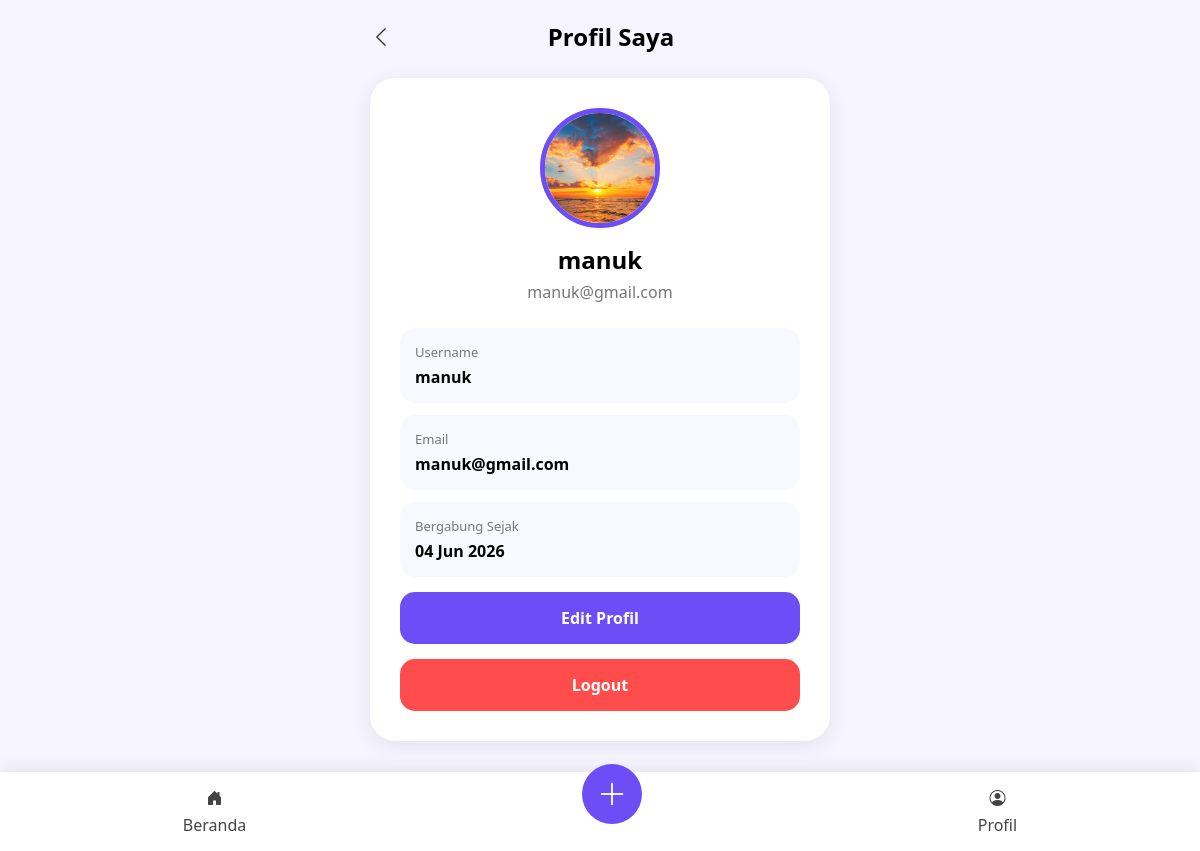
Page /profil.php (signed in) on the committed database.
### tables this page shows
CREATE TABLE `users` (
  `id_user` int NOT NULL,
  `username` varchar(50) NOT NULL,
  `email` varchar(100) NOT NULL,
  `password` varchar(255) NOT NULL,
  `foto_profil` varchar(255) DEFAULT NULL,
  `created_at` timestamp NULL DEFAULT CURRENT_TIMESTAMP
);

### profil.php (the view, shortened to what this page needs)
<?php
include 'config/koneksi.php';
$id_user = $_SESSION['id_user'];
$query = mysqli_query(
    $conn,
    "SELECT * FROM users
    WHERE id_user='$id_user'"
);
$user = mysqli_fetch_assoc($query);
?>
<!DOCTYPE html>
<html>
<head><link rel="stylesheet" href="https://cdn.jsdelivr.net/npm/bootstrap-icons@1.13.1/font/bootstrap-icons.min.css">
</head>
<body>
<div class="container">
<div class="header">
<a href="dashboard.php" class="back">
<i class="bi bi-chevron-left"></i>
</a>
<h2>Profil Saya</h2>
</div>
<div class="profile-card">
<div class="avatar">
<?php if(!empty($user['foto_profil'])){ ?>
<img src="assets/uploads/<?= $user['foto_profil']; ?>">
<?php }else{ ?>
<div class="default-avatar">
👤
</div>
<?php } ?>
</div>
<div class="username">
<?= htmlspecialchars($user['username']); ?>
</div>
<div class="email">
<?= htmlspecialchars($user['email']); ?>
</div>
<div class="info">
<div class="info-item">
<div class="label">Username</div>
<div class="value">
<?= htmlspecialchars($user['username']); ?>
</div>
</div>
<div class="info-item">
<div class="label">Email</div>
<div class="value">
<?= htmlspecialchars($user['email']); ?>
</div>
</div>
<div class="info-item">
<div class="label">Bergabung Sejak</div>
<div class="value">
<?= date('d M Y', strtotime($user['created_at'])); ?>
</div>
</div>
</div>
<a href="edit_profil.php" class="btn btn-edit">
Edit Profil
</a>
<a href="logout.php" class="btn btn-logout">
Logout
</a>
</div>
</div>
<nav class="bottom-nav">
<a href="dashboard.php">
<i class="bi bi-house-door-fill"></i>
<span>Beranda</span>
</a>
<a href="tambah_catatan.php" class="add-btn">
<i class="bi bi-plus-lg"></i>
</a>
<a href=<a href="profil.php">
<i class="bi bi-person-circle"></i>
<span>Profil</span>
</nav>
</body>
</html>

### profil.php (style rules this page uses)
* { margin:0; padding:0; box-sizing:border-box; font-family:'Segoe UI',sans-serif; }
body { background:#f6f4ff; padding-bottom:90px; }
.container { max-width:500px; margin:auto; padding:20px; }
.header { display:flex; align-items:center; justify-content:space-between; margin-bottom:25px; }
.back { text-decoration:none; color:#333; font-size:22px; }
.profile-card { background:white; border-radius:25px; padding:30px; text-align:center; box-shadow:0 5px 20px rgba(0,0,0,.08); }
.avatar { width:120px; height:120px; border-radius:50%; margin:auto; overflow:hidden; border:5px solid #6c4df6; }
.avatar img { width:100%; height:100%; object-fit:cover; }
.username { margin-top:15px; font-size:24px; font-weight:bold; }
.email { color:#777; margin-top:5px; }
.info { margin-top:25px; }
.info-item { background:#f8f8ff; padding:15px; border-radius:15px; margin-bottom:12px; text-align:left; }
.label { color:#777; font-size:13px; }
.value { font-weight:600; margin-top:5px; }
.btn { display:block; width:100%; padding:15px; border:none; border-radius:15px; text-decoration:none; text-align:center; margin-top:15px; font-weight:600; }
.btn-edit { background:#6c4df6; color:white; }
.btn-logout { background:#ff4d4d; color:white; }
.bottom-nav { position:fixed; bottom:0; left:0; width:100%; background:white; display:flex; justify-content:space-around; align-items:center; padding:15px; box-shadow:0 -3px 15px rgba(0,0,0,.08); }
.bottom-nav a { text-decoration:none; color:#444; display:flex; flex-direction:column; align-items:center; gap:5px; }
.add-btn { width:60px; height:60px; border-radius:50%; background:#6c4df6; color:white !important; display:flex !important; justify-content:center; align-items:center; font-size:30px; margin-top:-35px; }

### rows in the picture
users: foto_profil (picture), username "manuk", email "manuk@gmail.com", created_at "04 Jun 2026"
